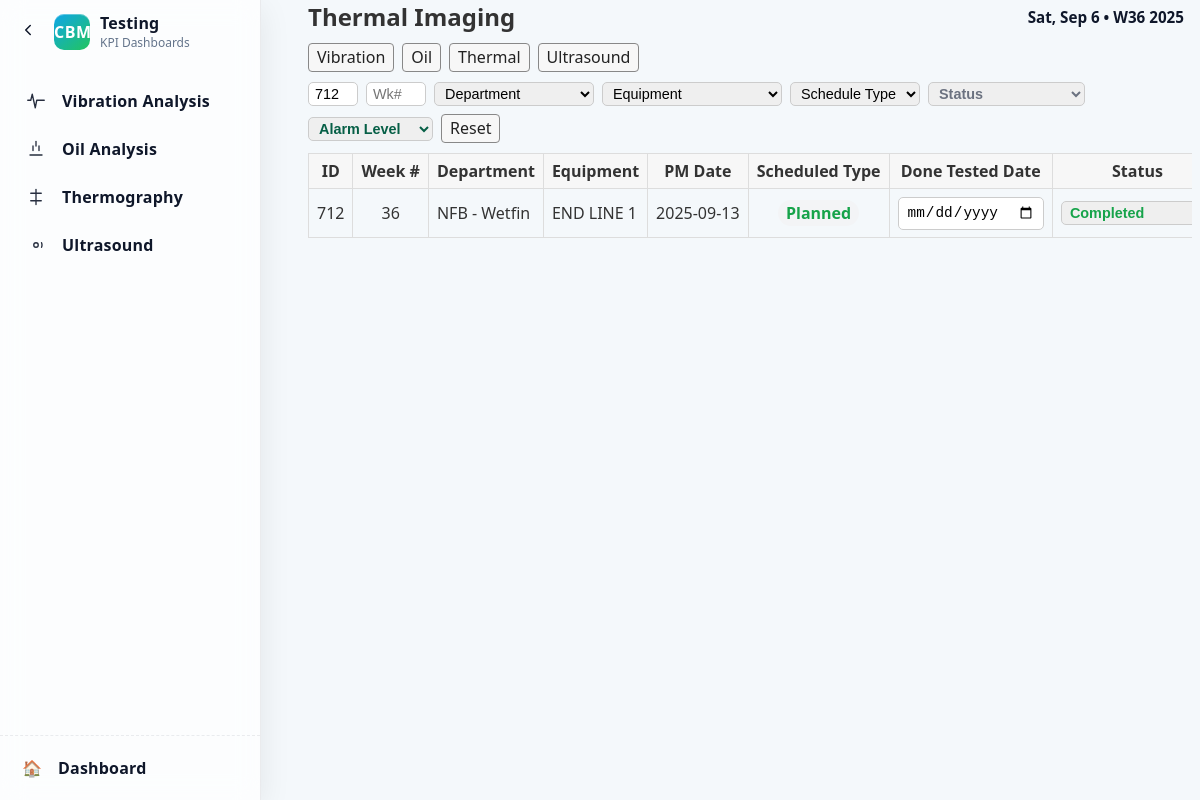
Page /technician/category/thermal?planner_id=712 on the committed database.
### app/models.py (models this page shows)
class CBMTesting(db.Model):
    __tablename__ = 'CBM_Testing'
    Testing_ID = db.Column(db.Integer, primary_key=True)
    CBM_Technician_ID = db.Column(db.Integer, db.ForeignKey('CBM_Technician.CBM_ID'))
    Equipment_ID = db.Column(db.Integer, db.ForeignKey('Equipment.EquipmentID'))
    Test_Date = db.Column(db.Text)
    Result = db.Column(db.Text)
    technician = db.relationship('CBMTechnician', backref='testings')
    equipment = db.relationship('Equipment', backref='testings')

### tables this page shows
CREATE TABLE Planner (
    id INTEGER PRIMARY KEY AUTOINCREMENT,
    week_number INTEGER,
    year INTEGER,
    department TEXT,
    equipment TEXT,
    date TEXT,
    day TEXT,
    pm_date TEXT,
    schedule_type TEXT DEFAULT 'Planned',
    proposed_target_date TEXT
);

### app/technician_routes.py (the view)
@technician.route('/category/<category>')
def by_category(category: str):
    if category not in _TEST_TYPE_LABELS:
        abort(404)
    return _render_type_page(category, f'technician/{category}.html')

### app/technician_routes.py (called while the page is built)
def _row_to_task_dict(row):
    try:
        done_date = row['Done_Tested_Date']
    except Exception:
        try:
            done_date = row.get('Done_Tested_Date')
        except Exception:
            done_date = None
    return dict(
        id=row['Testing_ID'],
        planner_id=row['planner_id'],
        testing_type=row['Test_Type'],
        status=row['Status'] or ('done' if (row['Done'] or 0) == 1 else 'todo'),
        alarm_level=row['Alarm_Level'],
        notes=row['Notes'],
        equipment=row['equipment'],
        department=row['department'],
        week_number=row['week_number'],
        year=row['year'],
        done_tested_date=done_date,
    updated_at=(row.get('updated_at') if isinstance(row, dict) else None),
    )

### app/templates/technician/thermal.html
{% extends 'technician/_type_base.html' %}
{% block content %}{{ super() }}{% endblock %}

### app/templates/technician/_type_base.html (shortened to what this page needs)
<!DOCTYPE html>
<html lang="en">
<head>
  <link rel="stylesheet" href="/static/style.css">
</head>
<body>
  <aside id="cbmSidebar" class="cbm-sidebar" aria-label="Testing Navigation">
    <div class="sb-inner">
      <div class="sb-top">
        <button id="sbCollapse" class="sb-toggle" type="button" aria-label="Toggle sidebar" title="Collapse">
          <svg width="18" height="18" viewBox="0 0 24 24" fill="none" stroke="currentColor" stroke-width="2" stroke-linecap="round" stroke-linejoin="round"><polyline points="15 18 9 12 15 6"></polyline></svg>
        </button>
        <div class="sb-brand">
          <div class="logo">CBM</div>
          <div class="brand-text">
            <div class="brand-title">Testing</div>
            <div class="brand-sub">KPI Dashboards</div>
          </div>
        </div>
      </div>
      <nav class="sb-nav" role="navigation">
        <div class="nav-group" aria-label="Testing">
          <a href="{{ url_for('technician.technician_vibration') }}" class="nav-item" title="Vibration Analysis">
            <span class="nav-icon" aria-hidden="true">
              <svg width="18" height="18" viewBox="0 0 24 24" fill="none" stroke="currentColor" stroke-width="1.8" stroke-linecap="round" stroke-linejoin="round"><polyline points="1 11 5 11 7 3 11 21 13 11 17 11 23 11"></polyline></svg>
            </span>
            <span class="nav-label">Vibration Analysis</span>
          </a>
          <a href="{{ url_for('technician.technician_oil') }}" class="nav-item" title="Oil Analysis">
            <span class="nav-icon" aria-hidden="true">
              <svg width="18" height="18" viewBox="0 0 24 24" fill="none" stroke="currentColor" stroke-width="1.8" stroke-linecap="round" stroke-linejoin="round"><path d="M12 2v6"></path><path d="M8 8v6"></path><path d="M16 8v6"></path><path d="M4 20h16"></path></svg>
            </span>
            <span class="nav-label">Oil Analysis</span>
          </a>
          <a href="{{ url_for('technician.technician_thermal') }}" class="nav-item" title="Thermography">
            <span class="nav-icon" aria-hidden="true">
              <svg width="18" height="18" viewBox="0 0 24 24" fill="none" stroke="currentColor" stroke-width="1.8" stroke-linecap="round" stroke-linejoin="round"><path d="M12 2v20"></path><path d="M5 7h14"></path><path d="M5 17h14"></path></svg>
            </span>
            <span class="nav-label">Thermography</span>
          </a>
          <a href="{{ url_for('technician.technician_ultrasonic') }}" class="nav-item" title="Ultrasound">
            <span class="nav-icon" aria-hidden="true">
              <svg width="18" height="18" viewBox="0 0 24 24" fill="none" stroke="currentColor" stroke-width="1.8" stroke-linecap="round" stroke-linejoin="round"><circle cx="12" cy="12" r="3"></circle><path d="M19.4 15a8 8 0 0 0 0-6"></path></svg>
            </span>
            <span class="nav-label">Ultrasound</span>
          </a>
        </div>
      </nav>
      <div class="sb-bottom">
        <a href="{{ url_for('main.index') }}" class="nav-item" title="Back to Dashboard">
          <span class="nav-icon">🏠</span>
          <span class="nav-label">Dashboard</span>
        </a>
      </div>
    </div>
  </aside>
  <div class="app-shell">
  <main class="container tech-container">
  {% block content %}
    <div style="margin-bottom:10px; display:flex; align-items:center; justify-content:space-between; gap:12px;">
      <h2 style="margin:0;">{{ page_title }}</h2>
      <div class="date-indicator" aria-hidden="true">
        <div class="date-left"><div id="date-indicator-date" class="date-indicator-date"></div><div id="date-indicator-day" class="date-indicator-day"></div></div>
      </div>
    </div>
    <nav style="margin-bottom:10px; display:flex; gap:8px; flex-wrap:wrap;">
      <a class="btn" href="/technician/vibration">Vibration</a>
      <a class="btn" href="/technician/oil">Oil</a>
      <a class="btn" href="/technician/thermal">Thermal</a>
      <a class="btn" href="/technician/ultrasonic">Ultrasound</a>
    </nav>
    <form method="get" id="techFilterForm" class="inline auto-filter-form" style="gap:8px; flex-wrap:wrap; margin-bottom:10px;">
  <input type="text" name="planner_id" value="{{ (filters.planner_id if filters) or '' }}" placeholder="ID#" style="width:50px;" />
  <input type="number" name="week_number" value="{{ (filters.week_number if filters) or '' }}" placeholder="Wk#" style="width:60px;" />
      <select name="department" style="width:160px;">
        <option value="">Department</option>
      </select>
      <select name="equipment" style="width:180px;">
        <option value="">Equipment</option>
      </select>
      <select name="schedule_type">
        <option value="">Schedule Type</option>
      </select>
      <select name="status">
        <option value="">Status</option>
      </select>
      {% set is_validation = filters and (filters.schedule_type or '')|lower == 'validation' %}
      <select name="alarm_level">
        <option value="">Alarm Level</option>
      </select>
      <a class="btn" href="{{ request.path }}">Reset</a>
    </form>
    {% if tasks|length == 0 %}
      <p>No tasks found.</p>
    {% else %}
    <div style="overflow-x:auto;">
      <table class="table" style="white-space:nowrap;">
        <thead>
          <tr>
            <th class="text-center">ID</th>
            <th class="text-center">Week #</th>
            <th class="text-left">Department</th>
            <th class="text-left">Equipment</th>
            <th class="text-center">PM Date</th>
            <th class="text-center">Scheduled Type</th>
            <th class="text-center">Done Tested Date</th>
            <th class="text-center">Status</th>
          </tr>
        </thead>
        <tbody>
          {% for t in tasks %}
          <tr>
            <td class="text-center">{{ t.planner_id or '' }}</td>
            <td class="text-center">{{ t.week_number or '' }}</td>
            <td class="text-left">{{ t.department }}</td>
            <td class="text-left">{{ t.equipment }}</td>
            <td class="text-center">{{ t.pm_date or '' }}</td>
            <td class="text-center">
              {% set sc = (t.schedule_type or '') %}
              {% if sc %}
                {% set scl = sc|lower %}
                <span class="{{ 'schedule-planned' if scl=='planned' else ('schedule-unplanned' if scl=='unplanned' else 'schedule-validation') }}">{{ sc }}</span>
              {% else %}
                -
              {% endif %}
            </td>
            <td class="text-center">
              <input type="date" name="done_tested_date" form="update-{{ t.id }}" value="{{ (t.done_tested_date or '')[:10] }}" />
            </td>
            <td class="text-center">
              {% set s = (t.status or '') %}
              <select name="status" form="update-{{ t.id }}">
                <option value="Completed" {% if s|lower in ['completed','done'] %}selected{% endif %}>Completed</option>
              </select>
            </td>
              {% set scl = (t.schedule_type or '')|lower %}
          </tr>
          {% endfor %}
        </tbody>
      </table>
    </div>
    {% endif %}
  {% endblock %}
  </main>
</body>
</html>

### static/style.css (style rules this page uses)
.schedule-planned { color: #16a34a; font-weight: 600; }
.status-completed { color: #16a34a; font-weight: 600; }
.status-todo { color: #6b7280; font-weight: 600; }
.alarm-text-normal { color: #065f46; font-weight: 600; }
body { margin: 0; font-family: 'Segoe UI', Arial, sans-serif; background: #f4f8fb; color: #333; }
.container { max-width: 1200px; margin: 0 auto; padding: 0 16px; }
.cbm-sidebar { position: fixed; inset: 0 auto 0 0; width: 260px; background: rgba(255,255,255,0.75); backdrop-filter: blur(12px) saturate(120%); -webkit-backdrop-filter: blur(12px) saturate(120%); border-right: 1px solid rgba(15, 23, 42, 0.08); box-shadow: 0 8px 30px rgba(2, 6, 23, 0.08); z-index: 1000; transition: width .2s ease; }
.sb-inner { height: 100%; display: grid; grid-template-rows: auto 1fr auto; }
.sb-top { display:flex; align-items:center; gap:10px; padding: 12px 12px; }
.sb-toggle { appearance:none; border:1px solid transparent; background: transparent; color: #0f172a; cursor: pointer; border-radius: 8px; padding: 6px; }
.sb-brand { display:flex; align-items:center; gap:10px; overflow:hidden; }
.logo { width: 36px; height: 36px; border-radius: 10px; background: linear-gradient(140deg, #0ea5e9, #22c55e); color:#fff; display:grid; place-items:center; font-weight:800; letter-spacing:.5px; box-shadow: inset 0 1px 0 #ffffff55; }
.brand-text { display:flex; flex-direction:column; }
.brand-title { font-weight: 800; color:#0f172a; letter-spacing:.2px; }
.brand-sub { font-size:.75rem; color:#64748b; }
.sb-nav { padding: 8px; overflow:auto; }
.nav-group { padding: 6px 4px; }
.nav-item { display:flex; align-items:center; gap:12px; padding:10px 10px; border-radius: 10px; color:#0f172a; text-decoration:none; font-weight:600; letter-spacing:.2px; transition: background .18s ease, color .18s ease, transform .15s ease, box-shadow .18s ease; }
.nav-icon { width:28px; height:28px; display:grid; place-items:center; color: currentColor; opacity:.9; }
.nav-label { white-space: nowrap; overflow: hidden; text-overflow: ellipsis; }
.sb-bottom { padding: 8px; border-top: 1px dashed rgba(15,23,42,0.08); }
.app-shell { margin-left: 300px; transition: margin-left .2s ease; }
.btn { display: inline-block; padding: 8px 14px; border-radius: 6px; background: #0072ff; color: #fff; text-decoration: none; border: 1px solid #0072ff; transition: background .2s ease, color .2s ease, border-color .2s ease, box-shadow .2s ease; }
:root { font-size: 16px; --kpi-blue-1: #1f5eff; --kpi-blue-2: #22d3ee; --kpi-green-1: #16a34a; --kpi-green-2: #84cc16; --kpi-amber-1: #f59e0b; --kpi-amber-2: #fde047; --kpi-slate-1: #475569; --kpi-slate-2: #94a3b8; --kpi-red-1: #ef4444; --kpi-red-2: #fb7185; }
.schedule-planned, .schedule-unplanned, .schedule-validation { display: inline-block; padding: 2px 8px; border-radius: 999px; background: #f3f4f6; }
input, select { padding: 6px 8px; border: 1px solid #ccc; border-radius: 5px; font-size: 0.9rem; }
table, .planner-table, .table { border-collapse: collapse; }
table th, table td, .planner-table th, .planner-table td, .table th, .table td { border-bottom: 1px solid #ddd; }
table tbody tr:last-child td, .planner-table tbody tr:last-child td, .table tbody tr:last-child td { border-bottom: 1px solid #ddd !important; }
.date-indicator { display:flex; align-items:center; gap:12px; background: transparent; color: #374151; padding: 4px 8px; }
.date-indicator .date-left { display:flex; flex-direction:row; align-items:center; gap:8px; }
.date-indicator-date { font-weight:700; font-size:0.95rem; color:#0f172a; }

### rows in the picture
CBMTesting: Test_Type "Thermal Imaging", planner "712", week_number "36", department "NFB - Wetfin", equipment "END LINE 1", pm_date "2025-09-13", status "Completed"
Planner: schedule_type "Planned"
